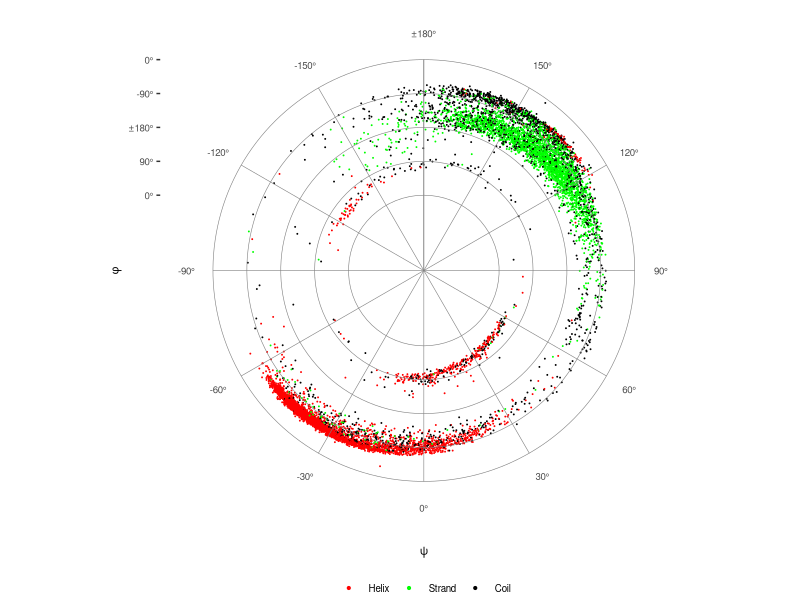

The R source for this figure:

library(ggplot2)
library(plyr)

# clear environment
rm(list = ls())

# read in data files
df <- read.csv('torsion.txt')

# map values
df$sse <- mapvalues(df$sse, from = c('Turn', 'Bridge', 'Bend'), to = c('Helix', 'Strand', 'Coil'))

# reorder factor levels
df$sse <- factor(df$sse, levels = c('Helix', 'Strand', 'Coil'))

# color scale
color_scale <- c('Helix' = 'red', 'Strand' = 'green', 'Coil' = 'black')

# wrap and translate torsion angles
df$phi <- ifelse(df$phi < 0, df$phi + 360, df$phi)
df$phi <- df$phi + 200

ggplot(df, aes(phi, psi, color = sse)) +
    
    # geoms
    geom_point(
        size = rel(0.01)
    ) + 
    geom_vline(
        xintercept = seq(200, 560, by = 90), 
        colour = 'grey50', 
        size = rel(0.2)
    ) +
    geom_hline(
        yintercept = seq(-180, 180, by = 30), 
        colour = 'grey50', 
        size = rel(0.2)
    ) +
    
    # scales
    scale_x_continuous(
        limits = c(0,560),
        expand = c(0,0),
        breaks = c(200,290,380,470,560),
        labels = c('0\u00B0','90\u00B0','\u00B1180\u00B0','-90\u00B0','0\u00B0')
    ) + 
    scale_y_continuous(
        limits = c(-180,180),
        expand = c(0,0),
        breaks = c(-150,-120,-90,-60,-30,0,30,60,90,120,150,180),
        labels = c('-150\u00B0','-120\u00B0','-90\u00B0','-60\u00B0','-30\u00B0','0\u00B0','30\u00B0','60\u00B0','90\u00B0','120\u00B0','150\u00B0','\u00B1180\u00B0')
    ) + 
    scale_color_manual(NULL, values = color_scale) + 
    
    # guides
    guides(color = guide_legend(override.aes = list(size = rel(0.75)))) + 

    # coordinates 
    coord_polar(
       theta = 'y',
       direction = -1
    ) +

    # axis labels
    labs(
         x = expression(phi), 
         y = expression(psi)
    ) + 

    # default theme 
    theme_bw() +

    # default override
    theme(
        plot.title = element_blank(), 
        plot.margin = margin(5,0,0,0),

        panel.border = element_blank(),
        panel.grid = element_blank(),
        
        axis.text = element_text(size = 7), 
        axis.title = element_text(size = 8), 
        axis.line = element_blank(),
        
        legend.title = element_blank(), 
        legend.text = element_text(size = 7),
        legend.position = 'bottom',
        legend.margin = margin(0,0,0,0),
        legend.direction = 'horizontal'
    )

ggsave('torsion.eps', width = 3, height = 3)

